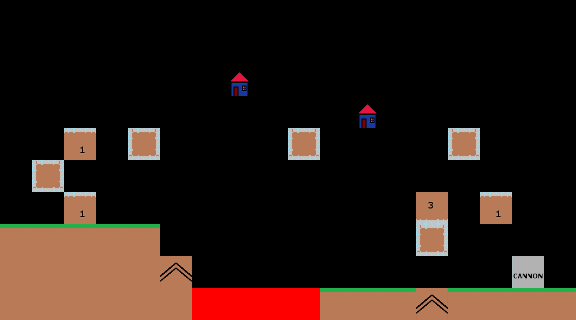

Below is a game level as drawn by its tile map, then a one-line description and the .tmx file that defines it, in full:
An orthogonal 18x10 tile map with 32x32 px tiles, 1 tile layer (Tile Layer 1).

<map version="1.0" orientation="orthogonal" renderorder="right-down" width="18" height="10" tilewidth="32" tileheight="32" nextobjectid="1">
 <tileset firstgid="1" name="BasicTileSet32x32" tilewidth="32" tileheight="32" tilecount="16" columns="16">
  <image source="BasicTileSet32x32.png" width="512" height="32" />
 </tileset>
 <layer name="Tile Layer 1" width="18" height="10">
  <data encoding="csv">
0,0,0,0,0,0,0,0,0,0,0,0,0,0,0,0,0,0,
0,0,0,0,0,0,0,0,0,0,0,0,0,0,0,0,0,0,
0,0,0,0,0,0,0,8,0,0,0,0,0,0,0,0,0,0,
0,0,0,0,0,0,0,0,0,0,0,8,0,0,0,0,0,0,
0,0,3,0,7,0,0,0,0,7,0,0,0,0,7,0,0,0,
0,7,0,0,0,0,0,0,0,0,0,0,0,0,0,0,0,0,
0,0,3,0,0,0,0,0,0,0,0,0,0,5,0,3,0,0,
2,2,2,2,2,0,0,0,0,0,0,0,0,7,0,0,0,0,
1,1,1,1,1,6,0,0,0,0,0,0,0,0,0,0,11,16,
1,1,1,1,1,1,10,10,10,10,2,2,2,6,2,2,2,2
</data>
 </layer>
</map>
